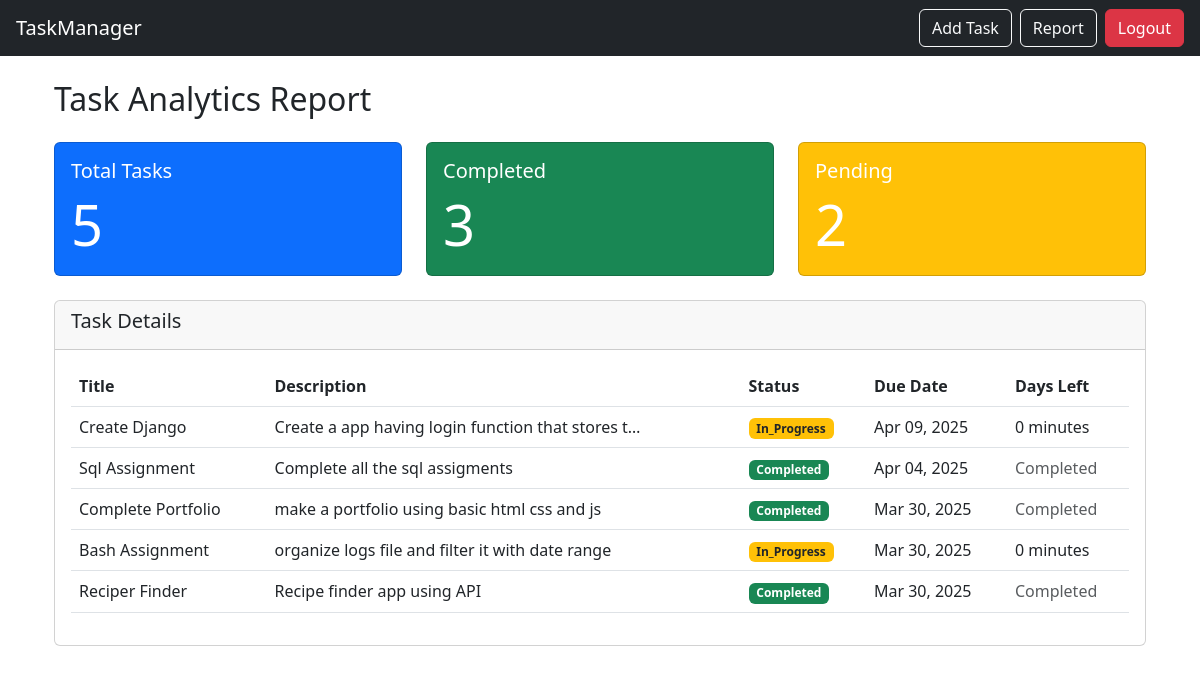
/report/ (signed in), run on the app's committed database.
### tasks/models.py (models this page shows, shortened)
class Task(models.Model):
    STATUS_CHOICES = [
        ('pending', 'Pending'),
        ('completed', 'Completed'),
        ('in_progress', 'In Progress'),
    ]
    title = models.CharField(max_length=100)
    description = models.TextField()
    status = models.CharField(max_length=20, choices=STATUS_CHOICES, default='pending')
    due_date = models.DateField()

### tasks/views.py (the view)
# urls.py: path('report/',views.task_report,name='task_report'),
@login_required
def task_report(request):
    tasks = Task.objects.all().order_by('-due_date')
    completed_count = Task.objects.filter(status='completed').count()
    pending_count = Task.objects.exclude(status='completed').count()
    context = {
        'tasks': tasks,  # Full task objects
        'completed_count': completed_count,
        'pending_count': pending_count,
        'total_count': tasks.count()  # Optional
    }
    return render(request, 'task_report.html', context)

### tasks/templates/task_report.html
{% extends 'base.html' %}
{% block content %}
  <div class="container">
    <h2 class="my-4">Task Analytics Report</h2>
    <div class="row mb-4">
      <div class="col-md-4">
        <div class="card text-white bg-primary">
          <div class="card-body">
            <h5 class="card-title">Total Tasks</h5>
            <p class="card-text display-4">{{ total_count }}</p>
          </div>
        </div>
      </div>
      <div class="col-md-4">
        <div class="card text-white bg-success">
          <div class="card-body">
            <h5 class="card-title">Completed</h5>
            <p class="card-text display-4">{{ completed_count }}</p>
          </div>
        </div>
      </div>
      <div class="col-md-4">
        <div class="card text-white bg-warning">
          <div class="card-body">
            <h5 class="card-title">Pending</h5>
            <p class="card-text display-4">{{ pending_count }}</p>
          </div>
        </div>
      </div>
    </div>
    <div class="card">
      <div class="card-header">
        <h5>Task Details</h5>
      </div>
      <div class="card-body">
        <table class="table table-hover">
          <thead class="thead-light">
            <tr>
              <th>Title</th>
              <th>Description</th>
              <th>Status</th>
              <th>Due Date</th>
              <th>Days Left</th>
            </tr>
          </thead>
          <tbody>
            {% for task in tasks %}
              <tr>
                <td>{{ task.title }}</td>
                <td>{{ task.description|truncatechars:50 }}</td>
                <td>
                  <span class="badge
                    {% if task.status == 'completed' %}bg-success
                    {% else %}bg-warning text-dark{% endif %}">
                    {{ task.status|title }}
                  </span>
                </td>
                <td>{{ task.due_date|date:"M d, Y" }}</td>
                <td>
                  {% if task.status != 'completed' %}
                    {{ task.due_date|timeuntil }}
                  {% else %}
                    <span class="text-muted">Completed</span>
                  {% endif %}
                </td>
              </tr>
            {% empty %}
              <tr>
                <td colspan="5" class="text-center">No tasks found</td>
              </tr>
            {% endfor %}
          </tbody>
        </table>
      </div>
    </div>
  </div>
{% endblock %}

### data on the page
Task: title "Create Django", description "Create a app having login function that stores t…", status "In_Progress", due_date "Apr 09, 2025", due_date "0 minutes"
Task: title "Sql Assignment", description "Complete all the sql assigments", status "Completed", due_date "Apr 04, 2025"
Task: title "Complete Portfolio", description "make a portfolio using basic html css and js", status "Completed", due_date "Mar 30, 2025"
Task: title "Bash Assignment", description "organize logs file and filter it with date range", status "In_Progress", due_date "Mar 30, 2025", due_date "0 minutes"
Task: title "Reciper Finder", description "Recipe finder app using API", status "Completed", due_date "Mar 30, 2025"

### other printed values
{{ total_count }} "5"
{{ completed_count }} "3"
{{ pending_count }} "2"
